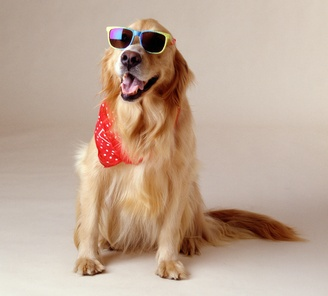
#> input picture vision1/Archivos del curso/perro.jpg, 328 x 296 px, shrunk from 1000 x 904 before the run, found by its file name
$ python histograma.py
#> lines starting #> are read from the running program, lines starting #| are printed output that depends on the picture
import numpy as np
import matplotlib.pyplot as plt
import cv2

def display_img(img):
    fig=plt.figure(figsize=(10,10))
    ax= fig.add_subplot(111)
    ax.imshow(img)

def plot_hist(img):
    color=('b','g','r')
    plt.figure()
    for i,col in enumerate(color):
        hist=cv2.calcHist([img],[i],None,[256],[0,256])
        plt.plot(hist,color=col)
        plt.xlim([0,256])
    plt.title('Histograma')
    plt.show()


perro = cv2.imread('C:/Users/valef/Downloads/vision1/Archivos del curso/perro.jpg')
#> perro is the input picture: shape (296, 328, 3); mean B, G, R 150.1, 167.7, 191.4
ladrillos = cv2.imread('C:/Users/valef/Downloads/vision1/Archivos del curso/ladrillos.jpg')
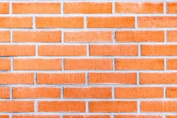
#> input picture vision1/Archivos del curso/ladrillos.jpg, 177 x 118 px, shrunk from 540 x 360 before the run, found by its file name
#> ladrillos is the input picture: shape (118, 177, 3); mean B, G, R 124.7, 164.8, 237.9
crucigrama = cv2.imread('C:/Users/valef/Downloads/vision1/Archivos del curso/crucigrama.jpg')
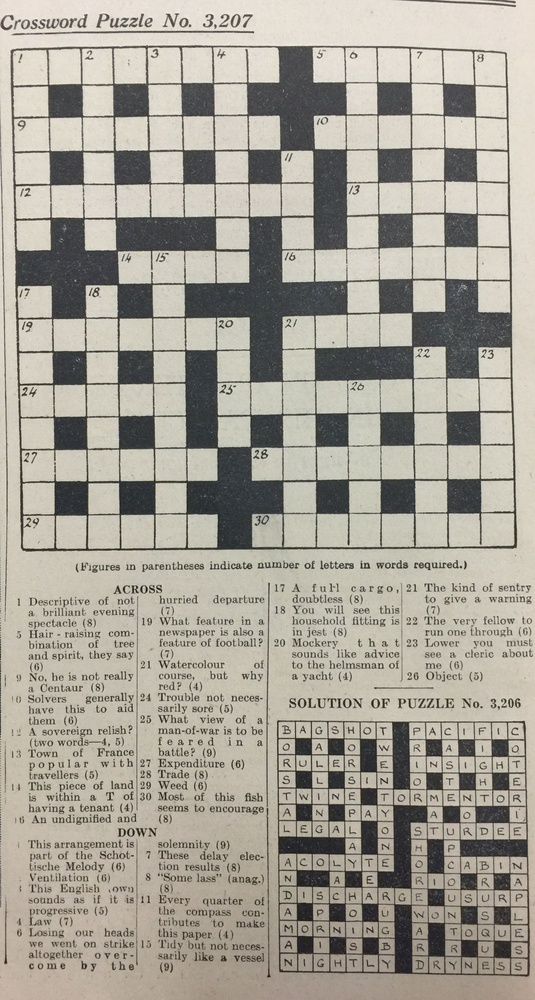
#> input picture vision1/Archivos del curso/crucigrama.jpg, 535 x 1000 px, shrunk from 1634 x 3053 before the run, found by its file name
#> crucigrama is the input picture: shape (1000, 535, 3); mean B, G, R 151.7, 162.4, 167

perroRGB=cv2.cvtColor(perro,cv2.COLOR_BGR2RGB)
ladrillosRGB=cv2.cvtColor(ladrillos,cv2.COLOR_BGR2RGB)
crucigramaRGB=cv2.cvtColor(crucigrama,cv2.COLOR_BGR2RGB)

display_img(perroRGB)
display_img(ladrillosRGB)
display_img(crucigramaRGB)

plot_hist(crucigrama)
#> in plot_hist, `plt.show()`:
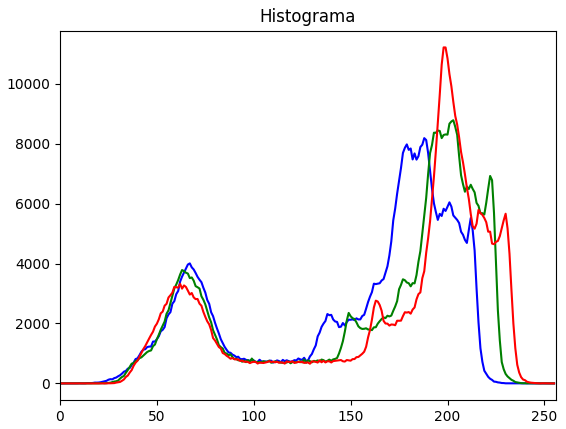
#> figure drawn by matplotlib, 1 panel; curve peaks at x = 188, y = 8187; curve peaks at x = 203, y = 8785; curve peaks at x = 198, y = 11216
